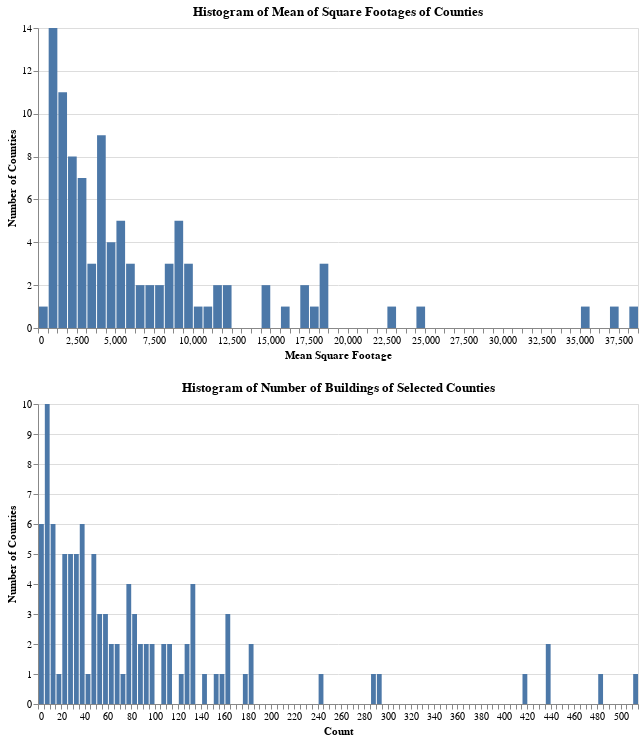

Source (notebook cell):
### Code cell
brush = alt.selection_interval(encodings=['x'])

vis1_g1 = alt.Chart(vis1_df, title="Histogram of Mean of Square Footages of Counties", width=600).mark_bar().encode(
  alt.X("mean:Q", bin=alt.Bin(step=625), title="Mean Square Footage"),
  alt.Y('count()', title="Number of Counties")
).add_selection(
    brush
)
vis1_g2 = alt.Chart(vis1_df ,title="Histogram of Number of Buildings of Selected Counties", width=600).mark_bar().encode(
  alt.X("count:Q", bin=alt.Bin(step=5), title="Count"),
  alt.Y('count()', title="Number of Counties")
).transform_filter(
    brush
)

vis1 = alt.vconcat(vis1_g1, vis1_g2)
vis1

### Figure 1 — Vega-Lite specification as saved in the notebook (floating-point values rounded to 4 significant figures)
{"config": {"view": {"continuousWidth": 300, "continuousHeight": 300}}, "vconcat": [{"mark": {"type": "bar"}, "encoding": {"x": {"bin": {"step": 625}, "field": "mean", "title": "Mean Square Footage", "type": "quantitative"}, "y": {"aggregate": "count", "title": "Number of Counties", "type": "quantitative"}}, "name": "view_47", "title": "Histogram of Mean of Square Footages of Counties", "width": 600}, {"mark": {"type": "bar"}, "encoding": {"x": {"bin": {"step": 5}, "field": "count", "title": "Count", "type": "quantitative"}, "y": {"aggregate": "count", "title": "Number of Counties", "type": "quantitative"}}, "title": "Histogram of Number of Buildings of Selected Counties", "transform": [{"filter": {"param": "param_52"}}], "width": 600}], "data": {"name": "data-cfb01b7a57fcb61f33fedd6ec0a56ac0"}, "params": [{"name": "param_52", "select": {"type": "interval", "encodings": ["x"]}, "views": ["view_47"]}], "$schema": "https://vega.github.io/schema/vega-lite/v5.15.1.json", "datasets": {"data-cfb01b7a57fcb61f33fedd6ec0a56ac0": [{"mean": 9716, "count": 77}, {"mean": 9272, "count": 45}, {"mean": 4863, "count": 4}, {"mean": 2946, "count": 5}, {"mean": 14760, "count": 29}, {"mean": 1563, "count": 84}, {"mean": 2630, "count": 4}, {"mean": 645, "count": 78}, {"mean": 865, "count": 99}, {"mean": 35596, "count": 416}, {"mean": 2922, "count": 80}, {"mean": 1048, "count": 37}, {"mean": 7351, "count": 5}, {"mean": 5559, "count": 153}, {"mean": 11734, "count": 112}, {"mean": 37457, "count": 515}, {"mean": 5544, "count": 39}, {"mean": 3930, "count": 6}, {"mean": 38583, "count": 97}, {"mean": 1068, "count": 57}, {"mean": 837, "count": 22}, {"mean": 4340, "count": 38}, {"mean": 17056, "count": 10}, {"mean": 6012, "count": 38}, {"mean": 3975, "count": 132}, {"mean": 4414, "count": 4}, {"mean": 5020, "count": 21}, {"mean": 7866, "count": 78}, {"mean": 3766, "count": 14}, {"mean": 6476, "count": 9}, {"mean": 2093, "count": 45}, {"mean": 508, "count": 34}, {"mean": 1128, "count": 29}, {"mean": 2197, "count": 39}, {"mean": 2387, "count": 14}, {"mean": 5403, "count": 90}, {"mean": 2822, "count": 30}, {"mean": 11942, "count": 484}, {"mean": 874, "count": 61}, {"mean": 4287, "count": 163}, {"mean": 1248, "count": 240}, {"mean": 1772, "count": 68}, {"mean": 7339, "count": 132}, {"mean": 18748, "count": 124}, {"mean": 11512, "count": 159}, {"mean": 2416, "count": 30}, {"mean": 10635, "count": 48}, {"mean": 4818, "count": 287}, {"mean": 3781, "count": 141}, {"mean": 8779, "count": 58}, {"mean": 8289, "count": 160}, {"mean": 9766, "count": 160}, {"mean": 10557, "count": 130}, {"mean": 8441, "count": 52}, {"mean": 911, "count": 30}, {"mean": 18175, "count": 177}, {"mean": 1031, "count": 59}, {"mean": 2143, "count": 25}, {"mean": 4200, "count": 49}, {"mean": 1087, "count": 48}, {"mean": 23008, "count": 90}, {"mean": 1232, "count": 132}, {"mean": 17536, "count": 183}, {"mean": 1392, "count": 85}, {"mean": 2989, "count": 4}, {"mean": 3654, "count": 11}, {"mean": 5988, "count": 74}, {"mean": 16246, "count": 88}, {"mean": 2901, "count": 25}, {"mean": 1422, "count": 107}, {"mean": 4017, "count": 183}, {"mean": 8775, "count": 125}, {"mean": 2930, "count": 8}, {"mean": 6380, "count": 19}, {"mean": 1850, "count": 53}, {"mean": 3697, "count": 4}, {"mean": 1800, "count": 1}, {"mean": 3970, "count": 439}, {"mean": 1984, "count": 6}, {"mean": 17005, "count": 75}, {"mean": 5102, "count": 53}, {"mean": 24438, "count": 437}, {"mean": 8859, "count": 28}, {"mean": 3691, "count": 5}, {"mean": 2358, "count": 66}, {"mean": 8900, "count": 107}, {"mean": 1273, "count": 6}, {"mean": 18229, "count": 13}, {"mean": 1850, "count": 34}, {"mean": 9600, "count": 37}, {"mean": 8159, "count": 110}, {"mean": 4528, "count": 128}, {"mean": 1019, "count": 7}, {"mean": 5760, "count": 7}, {"mean": 757, "count": 40}, {"mean": 1432, "count": 20}, {"mean": 2269, "count": 14}, {"mean": 1804, "count": 84}, {"mean": 14841, "count": 291}, {"mean": 8095, "count": 23}, {"mean": 12497, "count": 60}, {"mean": 1805, "count": 24}]}}
